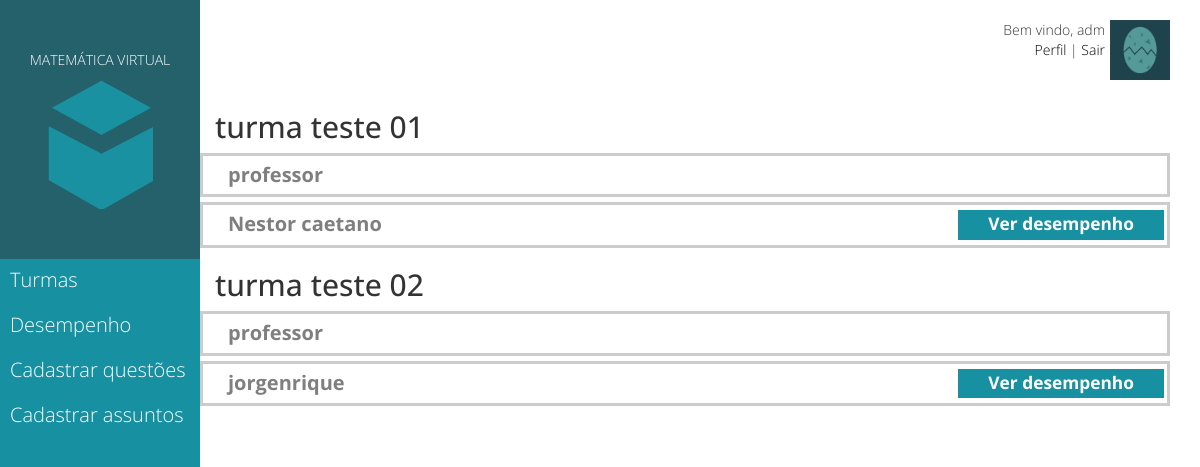
The app's page /source/turma.php (signed in) with its own data.
### tables this page shows
CREATE TABLE `turmas` (
  `turmaNome` varchar(90) NOT NULL,
  `alunoId` int(11) DEFAULT NULL,
  `alunoNome` varchar(45) DEFAULT NULL
);

### source/turma.php (the view, shortened to what this page needs)
<!DOCTYPE html>
	<html>
		<head>
			<link rel="stylesheet" type="text/css" href="css/bootstrap.min.css">
			<link rel="stylesheet" href="css/css.css">
		</head>
		<body onresize="fun()" onload="fun()">
			<div id="containerAll">
			<div class="container-fluid">
				<div class="row" id="containerConteudo">
					<div class="col-md-2" id="containerSidebar">
						<div id="sidebar">
							<a href="index.php" id="home">
								<div id="containerIcone">
									MATEMÁTICA VIRTUAL
									<div id="logo"></div>
								</div>
							</a>
							<ul id="listaSidebar">
								<div id="menuItens">
									<li class="dropdown">
										<a href="turma.php">Turmas</a>
									<li>
										<a href="desempenho.php">Desempenho</a>
									</li>
									<?php
									if (isset($_SESSION['usuarioTipo'])) {
									if ($_SESSION['usuarioTipo'] == 1) {
										echo "<li>
										<a href=\"cadastroQuestoesForm.php\">Cadastrar questões</a>
										</li>
										<li>
										<a href=\"cadastroAssuntosForm.php\">Cadastrar assuntos</a>
										</li>";
									}
								}
									?>
								</div>
							</ul>
						</div>
					</div>
					<div class="col-md-10" id="containerCards">
						<div class="row">
							<?php if (!isset($_SESSION['usuarioId'])) {
								echo "<div id=\"cardLogar\" onmouseover=\"mostrarLogin()\" onmouseout=\"esconderLogin()\">
								<a href=\"#\"><div id=\"botaoLogin\">Fazer login</div></a>
								<div id=\"formLogin\">
									<form action=\"validacao.php\" method=\"POST\">
										Usuário
										<input type=\"text\" id=\"usuarioLogar\" name=\"usuario\">
										Senha
										<input type=\"password\" id=\"senhaLogar\" name=\"senha\">
										<div id=\"formLoginCadastro\"><a href=\"cadastro.html\">Cadastre-se</a></div><button id=\"botaoLogar\" type=\"submit\">Entrar</button>
									</form>
								</div>
							</div>";
							}
							else{
								echo "<div id=\"cardPerfil\">
								<div id=\"fotoPerfil\">
									<img src=\"css/imagens/perfil.png\">
								</div>
								<div id=\"textoPerfil\">
									Bem vindo, ";
									echo $_SESSION['usuarioNome'];
									echo "<br>
									<a href=\"perfil.html\">Perfil</a> | <a href=\"logout.php\">Sair</a>
								</div>
							</div>";
							}
							?>
						</div>
						<?php
							if (isset($_SESSION['usuarioId'])) {
								if ($_SESSION['usuarioTipo'] == 1) {
									$sql = "SELECT turmaNome FROM turmas WHERE alunoId = 0";
									$query = mysql_query($sql);
									while ($rowTurma = mysql_fetch_assoc($query)) {
										$sqlAluno = "SELECT * FROM turmas WHERE turmaNome = '".$rowTurma['turmaNome']."'";
										$queryAluno = mysql_query($sqlAluno);
										echo "<h2>".$rowTurma['turmaNome']."</h2>\n";
										while ($rowAluno = mysql_fetch_assoc($queryAluno)) {
											echo
											"<form action=\"desempenhoAluno.php\" method=\"POST\">
												<div class=\"row\" id=\"barraConteudo\">".$rowAluno['alunoNome']."";
												if($rowAluno['alunoId'] > 0){
												echo
												"<input type=\"hidden\" name=\"uid\" value=\"".$rowAluno['alunoId']."\">
												<input type=\"hidden\" name=\"unm\" value=\"".$rowAluno['alunoNome']."\">
												<button type=\"submit\" class=\"botaoConteudo\">Ver desempenho</button>";
											}
											echo
												"</div>
											</form>\n";
										}
									}
							}
							}
							else
								echo "<h3>nenhuma turma encontrada</h3><h2>Você precisa estar logado para visualizar ou entrar em sua turma.</h2>";
						?>
					</div>
				</div>
			</div>
		</div>
	</body>
		</html>

### source/css/css.css (style rules this page uses)
body { font-family: 'Open sans'; font-weight: 300; }
a { color: #fff; }
#containerAll { background-color: #1790a1; padding: 0px; }
#containerConteudo { padding: 0px; }
#containerSidebar { padding: 0px; }
#containerCards { padding-right: 45px; padding-left: 15px; padding-top: 10px; padding-bottom: 35px; background-color: #fff; float:right; min-height:102vh; }
[class*="col-"] { padding: 0px; }
#containerSidebar { position:fixed; }
#sidebar { color: #fff; background-color: #1790a1; margin: 0px; padding: 0px; }
#containerIcone { padding-top: 50px; padding-bottom: 50px; background-color: #25616b; width: 100%; color:#fff; text-align: center; }
#logo { background-image: url(imagens/LOGO.png); transition: 0.5s; width: 105px; height: 129px; margin-right:auto; margin-left:auto; margin-top: 10px; }
#home { text-decoration: none; }
#listaSidebar { margin: 0px; padding: 0px; }
#listaSidebar li { list-style-type: none; display: block; padding-left: 10px; padding-bottom:7px; padding-top:3px; font-size: 20px; transition: 0.5s; line-height: 35px; }
#listaSidebar li a { display: block; text-decoration: none; color: #fff; }
#cardPerfil { float: right; width: 100%; }
#cardPerfil a { color: #000; text-decoration:'none'; }
#textoPerfil { text-align: right; padding-top: 10px; }
#fotoPerfil { float: right; padding-top: 10px; margin-left: 5px; margin-bottom: 10px; }
#fotoPerfil img { width:60px; text-align: right; }
.botaoConteudo { border-width: 0px; border-style: none; outline: none; margin-right: 3px; padding-bottom: 4px; padding-right: 30px; padding-left: 30px; background-color:#1790a1; color: #fff; border-color: #1790a1; font-size: 13pt; transition: 0.2s; display:inline; float:right; }
[id$="barraConteudo"] { cursor:pointer; border: 3px solid; border-color: #CCC; font-size: 15pt; font-weight: bold; color: #7F7F7F; padding: 5px 0px 5px 25px; margin-top: 5px; margin-bottom: 5px; }

### records on screen
turmas: turmaNome "turma teste 01", alunoNome "professor"
turmas: alunoNome "Nestor caetano"
turmas: turmaNome "turma teste 02", alunoNome "professor"
turmas: alunoNome "jorgenrique"

### other values on screen
$_SESSION['usuarioNome'] "adm"
